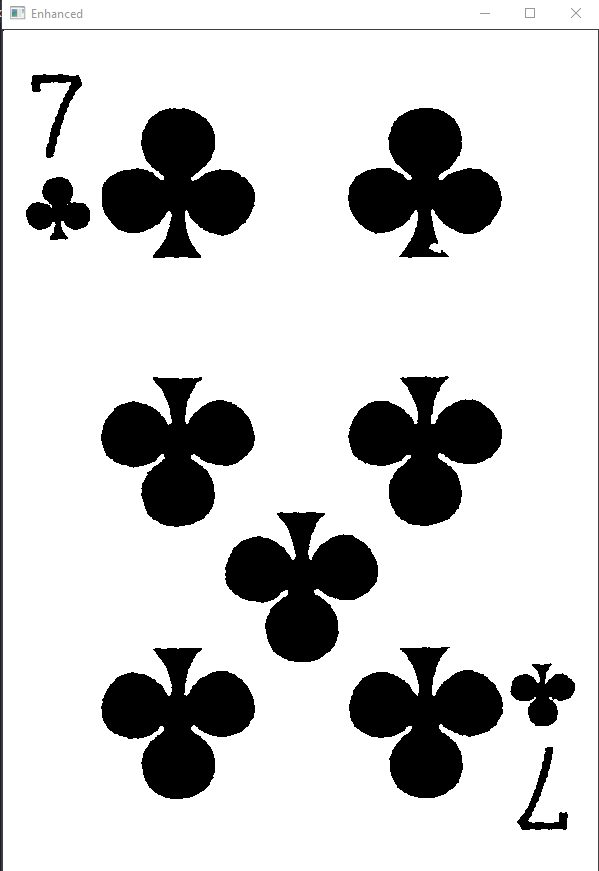
#> input picture image/enhanced.png, 599 x 871 px, given in place of the camera
$ python CamScanner.py
#> lines starting #> are read from the running program, lines starting #| are printed output that depends on the picture; after the words box and inside, x2 and y2 are one past the last pixel; in counts of white or black regions, pixels touching at a corner belong together
import cv2
import os
import numpy as np

video = cv2.VideoCapture(0)

captured = False
counter = 0


def order(points):
    points = points.reshape((4, 2))
    newPoint = np.zeros((4, 1, 2), dtype=np.int32)

    add = np.sum(points, axis=1)
    diff = np.diff(points, axis=1)

    newPoint[0] = points[np.argmin(add)]
    newPoint[3] = points[np.argmax(add)]
    newPoint[1] = points[np.argmin(diff)]
    newPoint[2] = points[np.argmax(diff)]

    return newPoint


def enhance(img):
    img = cv2.cvtColor(img, cv2.COLOR_BGR2GRAY)

    _, enhanced = cv2.threshold(
        img, 0, 255, cv2.THRESH_BINARY+cv2.THRESH_OTSU)

    return enhanced


def capture(frame, paper):
    approx = cv2.approxPolyDP(paper, 0.02 * cv2.arcLength(paper, True), True)

    approx = order(approx)

    pts1 = np.float32(approx)
    pts2 = np.float32([[0, 0], [595, 0], [0, 842], [595, 842]])

    matrix = cv2.getPerspectiveTransform(pts1, pts2)
    warped = cv2.warpPerspective(frame, matrix, (595, 842))

    return warped


while True:
    _, frame = video.read()
#> frame is the input picture: shape (871, 599, 3); mean B, G, R 206.3, 206.3, 206.3

    # frame = cv2.resize(frame, (0, 0), fx=0.5, fy=0.5)

    display = frame.copy()

    gray = cv2.cvtColor(frame, cv2.COLOR_BGR2GRAY)

    blur = cv2.GaussianBlur(gray, (3, 3), 0)
    _, thresh = cv2.threshold(blur, 0, 255, cv2.THRESH_BINARY+cv2.THRESH_OTSU)
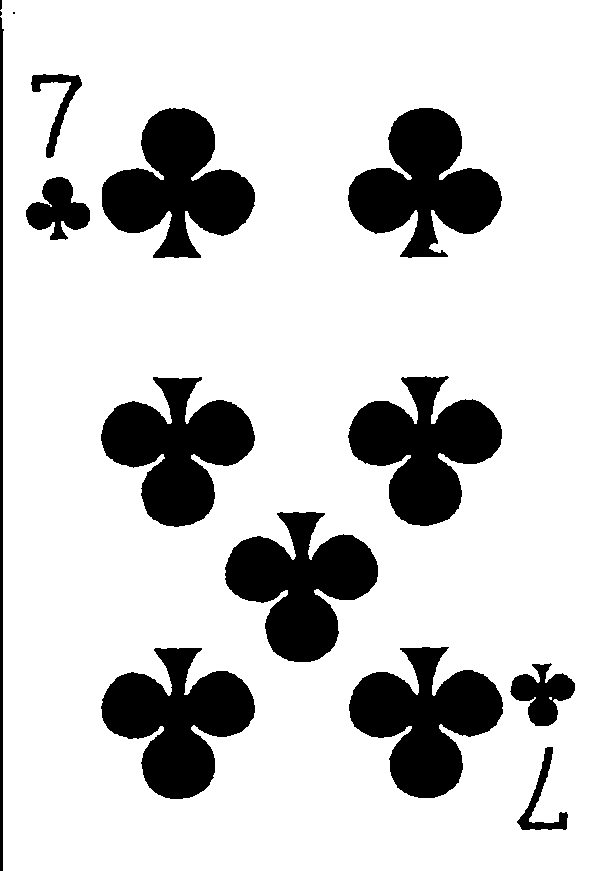
#> thresh: shape (871, 599); 81% white; 15 black regions (3 under 20 px)

    contours, _ = cv2.findContours(
        thresh, cv2.RETR_TREE, cv2.CHAIN_APPROX_SIMPLE)
#> contours = 14 contours, 2 with area under 20; largest, box (x1, y1, x2, y2) and area: (0, 0, 599, 871) 517684, (100, 647, 256, 800) 13258, (348, 646, 504, 799) 13212, (101, 107, 256, 259) 13203, (224, 511, 379, 663) 13138

    paper = max(contours, key=cv2.contourArea)
#> paper = contour of 15 points, box (x1, y1, x2, y2) (0, 0, 599, 871), area 517684

    x, y, w, h = cv2.boundingRect(paper)
#> x = 0; y = 0; w = 599; h = 871

    cv2.rectangle(display, (x, y), (x+w, y+h), (0, 255, 0), 1)

    cv2.putText(display, "Press C to capture or S to save",
                (display.shape[0]//2, 20), cv2.FONT_HERSHEY_SIMPLEX, 0.5, (0, 255, 0))
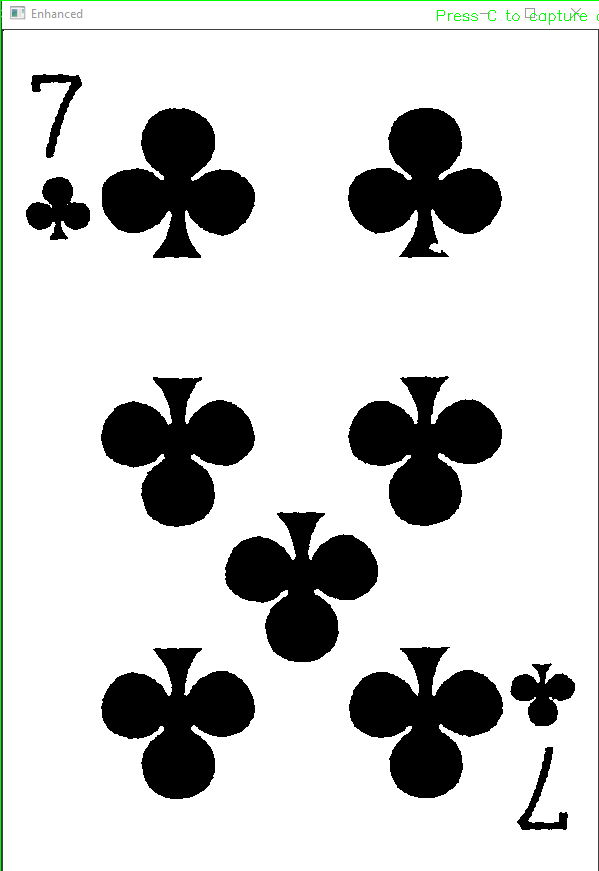
#> display: shape (871, 599, 3); mean B, G, R 205.8, 206.7, 205.8

    cv2.imshow('Display', display)

    if cv2.waitKey(1) == ord('c'):
#> (key q is pressed here)
        result = capture(frame, paper)
        enhanced = enhance(result)
        captured = True

    if cv2.waitKey(1) == ord('s'):
#> (key q is pressed here)
        path = os.path.dirname(__file__)
        filename = os.path.join(
            path, "output/imgenhance" + str(counter) + ".jpg")
        filenameOri = os.path.join(
            path, "output/imgOri" + str(counter) + ".jpg")

        cv2.imwrite(filename, enhanced)
        cv2.imwrite(filenameOri, result)

        counter += 1

    if cv2.waitKey(1) == ord('q'):
#> (key q is pressed here)
        break

    if captured:
        cv2.imshow('Original', result)
        cv2.imshow('Enhanced', enhanced)

video.release()
cv2.destroyAllWindows()
